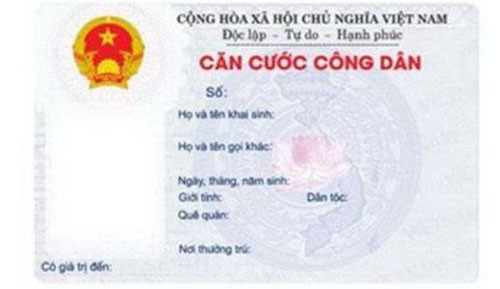
#> input picture ExamPhoto/the_cancuoc_congdan.jpg, 500 x 289 px, found by its file name
$ python ExamNo1.py
#> lines starting #> are read from the running program, lines starting #| are printed output that depends on the picture; after the words box and inside, x2 and y2 are one past the last pixel; in counts of white or black regions, pixels touching at a corner belong together
import cv2
import numpy as np

I = cv2.imread('ExamPhoto/the_cancuoc_congdan.jpg')
#> I is the input picture: shape (289, 500, 3); mean B, G, R 232.4, 229.5, 232.1
cv2.imshow("Channel B of photo I", I[:, :, 0])
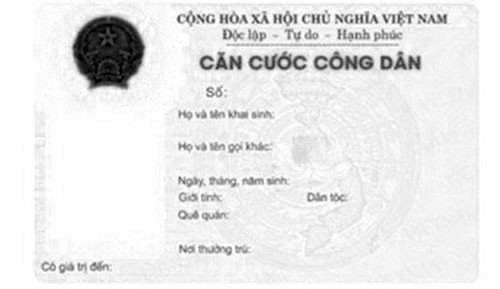
#> window 'Channel B of photo I': shape (289, 500); min 0, max 255, mean 232.4

Ig = np.zeros((I.shape[0], I.shape[1]), dtype='uint8')
for i in range(I.shape[0]):
    for j in range(I.shape[1]):
        Ig[i][j] = int(0.11 * I[i][j][0]) + int(0.5 * I[i][j][1]) + int(0.39 * I[i][j][2])
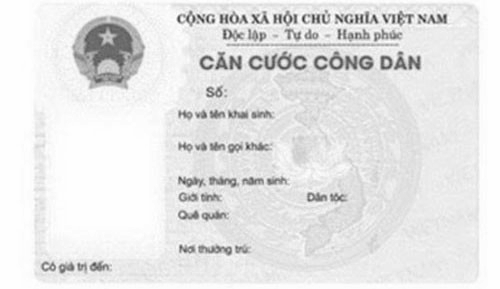
#> Ig: shape (289, 500); min 39, max 254, mean 229.6
cv2.imshow("Image Ig", Ig)

thresh, Ib = cv2.threshold(Ig, 0, 255, cv2.THRESH_OTSU)
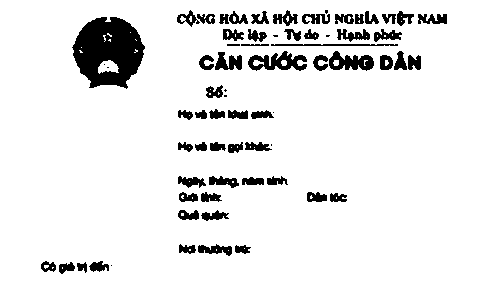
#> Ib: shape (289, 500); 91.3% white; 69 black regions (10 under 20 px), largest, box (x1, y1, x2, y2) and area: (72, 17, 145, 89) 3587, (248, 51, 307, 71) 647, (329, 51, 374, 71) 534
#> thresh = 192

Im = cv2.blur(Ig, (5, 5))
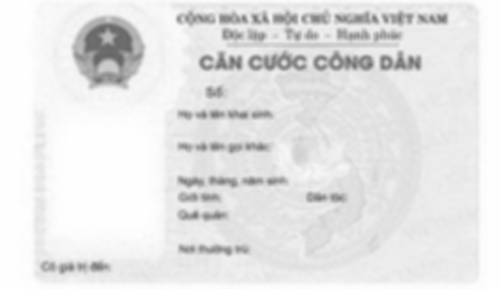
#> Im: shape (289, 500); min 101, max 254, mean 229.6

contours, _ = cv2.findContours(Im, cv2.RETR_EXTERNAL, cv2.CHAIN_APPROX_SIMPLE)
#> contours = [[[0, 0], [0, 288], [499, 288], [499, 0]]]
cv2.drawContours(I, contours, -1, (255, 0, 0), 3)
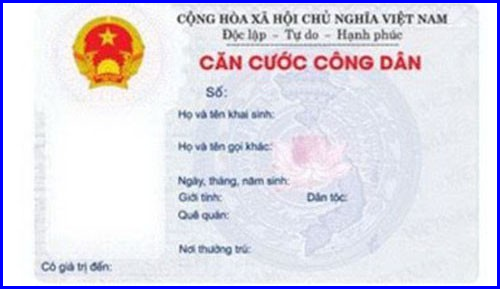
#> I: shape (289, 500, 3); 3.25% of pixels changed, all inside (x1, y1, x2, y2) = (0, 0, 500, 289)
cv2.imshow("picture after drawing", I)

cv2.waitKey(0)
